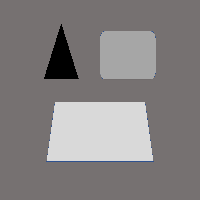
#> input picture images/fourphase1.png, 200 x 200 px
$ python demo2.py   (older library calls are emulated)
#> lines starting #> are read from the running program, lines starting #| are printed output that depends on the picture; after the words box and inside, x2 and y2 are one past the last pixel; in counts of white or black regions, pixels touching at a corner belong together
### multi_phase_Chan_Vese_model/evolution2.py
# -*- coding: utf-8 -*-

from skimage import measure
from utils import *

def evolution(phi_0, I, mu, epsilon, time_step, iters, reinit = False, display = True):
    """
    :param phi_0: level set functions to be updated
    :param I: the input image to be segmented
    :param mu: weight of length term
    :param epsilon: width of Dirac Delta function
    :param time_step: time step
    :param iters: number of iterations
    :param reinit: whether reinitialize the level set
    :param display: whether display the evolution
    """
    phi = phi_0.copy()

    for k in range(iters):
        # display
        if (display):
            plt.ion()
            fig1 = plt.figure(1)
            fig1.clf()
            init_contours1 = measure.find_contours(phi[:,:,0], 0.5)
            init_contours2 = measure.find_contours(phi[:,:,1], 0.5)
            show_image_and_segmentation_all_two(fig1, I, init_contours1,init_contours2)
            fig1.suptitle("demo")
            plt.pause(0.5)
            plt.show()

        phi = multi_phase_Chan_Vese_model_update(phi, I, mu, epsilon, time_step)

        # optional reinitialization.
        if (k % 10 == 0 and reinit):
            for i in range (2):
                sign = np.asarray((phi[:,:,i] > 0), dtype= np.int) - np.asarray((phi[:,:,i] < 0), dtype= np.int)
                [phi_y, phi_x] = np.gradient(phi[:,:,i])
                s = np.sqrt(np.square(phi_x) + np.square(phi_y))
                phi[:,:,i] = phi[:,:,i] + time_step * sign * (1-s)
    return phi

def multi_phase_Chan_Vese_model_update(phi_0, I, mu, epsilon, time_step):
    # four-phase segmented via two level sets
    phase_number = 4
    phi = phi_0.copy()

    diracPhi = Dirac(phi, epsilon)

    # update areaTerm
    areaTerm = compute_areaTerm(phi, I,  epsilon,  phase_number)

    # update lengthTerm
    lengthTerm = compute_lengthTerm_all(phi, mu)

    phi[:, :, 0] = phi[:, :, 0] + time_step * diracPhi[:, :, 0] * (areaTerm[:, :, 0] + lengthTerm[:, :, 0])

    phi[:, :, 1] = phi[:, :, 1] + time_step * diracPhi[:, :, 1] * (areaTerm[:, :, 1] + lengthTerm[:, :, 1])

    return phi

def compute_areaTerm(phi, img, epsilon, phase_number):
    H1 = Heaviside(phi[:, :, 0], epsilon)
    H2 = Heaviside(phi[:, :, 1], epsilon)

    # member function of each level set
    member_function = np.zeros((img.shape[0], img.shape[1], phase_number))
    member_function[:, :, 0] = H1 * H2
    member_function[:, :, 1] = H1 * (1-H2)
    member_function[:, :, 2] = (1-H1) * H2
    member_function[:, :, 3] = (1-H1) * (1-H2)

    # differential of H1 for each member function
    M0H1 = H2
    M1H1 = 1 - H2
    M2H1 = -H2
    M3H1 = -1 + H2
    # differential of H2 for each member function
    M0H2 = H1
    M1H2 = -H1
    M2H2 = 1-H1
    M3H2 = -1 + H1

    C = update_C(img, member_function, phase_number)

    # compute area term for every phi
    areaTerm = np.zeros_like(phi)
    areaTerm[:,:,0] = (-1) * \
                ((img - C[:, :, 0]) * (img - C[:, :, 0]) * M0H1 + (img - C[:, :, 1]) * (img - C[:, :, 1]) * M1H1 +
                 (img - C[:, :, 2]) * (img - C[:, :, 2]) * M2H1 + (img - C[:, :, 3]) * (img - C[:, :, 3]) * M3H1)

    areaTerm[:,:,1] = (-1) * \
                ((img - C[:, :, 0]) * (img - C[:, :, 0]) * M0H2 + (img - C[:, :, 1]) * (img - C[:, :, 1]) * M1H2 +
                 (img - C[:, :, 2]) * (img - C[:, :, 2]) * M2H2 + (img - C[:, :, 3]) * (img - C[:, :, 3]) * M3H2)

    return areaTerm

def update_C (img, member_function, phase):
    C = np.zeros((img.shape[0], img.shape[1], phase))
    for i in range (phase):
        img_sum = np.sum(img * member_function[:, :, i])
        m_sum = np.sum(member_function[:, :, i])
        C[:,:,i] = img_sum / m_sum
    return C

def compute_lengthTerm_all (phi,mu):
    lengthTerm = np.zeros_like(phi)
    lengthTerm[:, :, 0] = compute_lengthTerm(phi[:, :, 0], mu)
    lengthTerm[:, :, 1] = compute_lengthTerm(phi[:, :, 1], mu)
    return lengthTerm

def compute_lengthTerm(phi, mu):
    [phi_y, phi_x] = np.gradient(phi)
    s = np.sqrt(np.square(phi_x) + np.square(phi_y))
    delta = 1e-10
    n_x = phi_x / (s + delta)  # add a small positive number to avoid division by zero
    n_y = phi_y / (s + delta)
    lengthTerm = div(n_x, n_y)
    return mu * lengthTerm

### multi_phase_Chan_Vese_model/utils.py
# -*- coding: utf-8 -*-

import matplotlib.pyplot as plt
import numpy as np
import math

def show_image_and_segmentation_all_two(fig, img, contours_1, contours_2, seeds=None):
    ax2 = fig.add_subplot(111)
    ax2.imshow(img, interpolation='nearest', cmap=plt.cm.gray)
    for n, contour in enumerate(contours_1):
        ax2.plot(contour[:, 1], contour[:, 0], linewidth=1, color='red')
    for n, contour in enumerate(contours_2):
        ax2.plot(contour[:, 1], contour[:, 0], linewidth=1, color='green')
    if (seeds is not None):
        h_idx, w_idx = np.where(seeds[0] > 0)
        ax2.plot(w_idx, h_idx, linewidth=1, color='red')
        h_idx, w_idx = np.where(seeds[1] > 0)
        ax2.plot(w_idx, h_idx, linewidth=1, color='blue')
    ax2.axis('off')

# [15 lines left out: function show_image_and_segmentation_all_three, not called in this run]

def Heaviside (f, epsilon):
    h = 0.5 * (1 + (2 / math.pi) * np.arctan(f / epsilon))
    return h

def Dirac(f, epsilon):
    d = epsilon / (math.pi * (epsilon * epsilon + f * f))
    return d

def div(nx, ny):
    [_, nxx] = np.gradient(nx)
    [nyy, _] = np.gradient(ny)
    return nxx + nyy

### multi_phase_Chan_Vese_model/demo2.py
# -*- coding: utf-8 -*-

'''
This code is the implementation of multi-phase level set in the paper
'A Multiphase Level Set Framework for Image Segmentation Using the Mumford and Shah Model'
In the code, two level sets for segmenting four phases are used.
Note: level set initialization and parameters are set empirically,
      which may need to be modified for different images.
'''

from skimage.io import imread
from skimage.transform import resize
from evolution2 import evolution
from utils import *

img = imread('../images/fourphase1.png', True)
#> img: shape (200, 200) float64; min 0, max 0.851, mean 0.508
img = resize(img, (100, 100))
#> img: shape (100, 100) float64
img = np.interp(img, [np.min(img), np.max(img)], [0, 255])
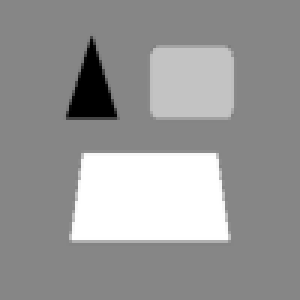
#> img: shape (100, 100) float64 (shown 3 times larger); min 0, max 255, mean 152.2

mu = 0.0165 * 255 * 255
epsilon = 1
time_step = 0.1
iters = 300

phi = np.ones((img.shape[0], img.shape[1], 2))

for i in range (phi.shape[0]):
    for j in range (phi.shape[1]):
        phi[:, :, 0][i, j] = (-1) * np.sqrt(np.square(i - 45) + np.square(j - 30)) + 20
        phi[:, :, 1][i, j] = (-1) * np.sqrt(np.square(i - 45) + np.square(j - 70)) + 20

if __name__ == '__main__':
    phi = evolution(phi, img, mu, epsilon, time_step, iters, reinit = False, display = True)
#> the loop in evolution, `for k in range(iters):` made 300 passes
#> (init_contours1, init_contours2) on passes 2 to 10: (1 point arrays, longest 179 points, 1 point arrays, longest 189 points), (1 point arrays, longest 197 points, 1 point arrays, longest 207 points), (1 point arrays, longest 203 points, 1 point arrays, longest 217 points), (2 point arrays, longest 227 points, 1 point arrays, longest 229 points), (1 point arrays, longest 219 points, 1 point arrays, longest 245 points), (2 point arrays, longest 209 points, 1 point arrays, longest 251 points), (3 point arrays, longest 217 points, 1 point arrays, longest 257 points), (6 point arrays, longest 225 points, 1 point arrays, longest 259 points), (8 point arrays, longest 223 points, 1 point arrays, longest 269 points)
#> pass 1, in evolution, `plt.pause(0.5)`:
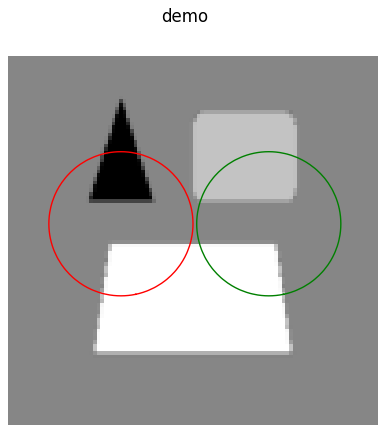
#> figure drawn by matplotlib, 1 panel
#> pass 1, in compute_areaTerm, `C = update_C(img, member_function, phase_number)`:
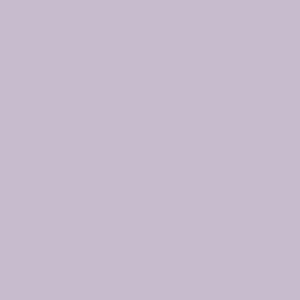
#> C: shape (100, 100, 4) float64 (shown 3 times larger); mean of channels 0, 1, 2, 3 161.5, 141.8, 171.2, 150.6; transparent parts drawn white
#> pass 2, in compute_areaTerm (call 2), `M1H1 = 1 - H2`:
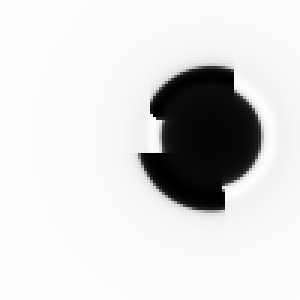
#> M1H1: shape (100, 100) float64 (shown 3 times larger); min 0.00261, max 0.995, mean 0.854

    H1 = phi[:,:,0] > 0
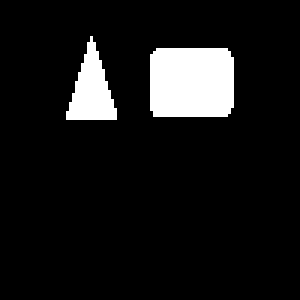
#> H1: shape (100, 100) bool (shown 3 times larger); 8.9% white; 2 white regions, box (x1, y1, x2, y2) and area: (50, 16, 78, 39) 631, (22, 12, 39, 40) 262
    H2 = phi[:,:,1] > 0
#> H2: shape (100, 100) bool; 20.5% white; 2 white regions, box (x1, y1, x2, y2) and area: (24, 51, 77, 80) 1420, (50, 16, 78, 39) 631

    member_function = np.zeros((img.shape[0], img.shape[1], 4))
    member_function[:, :, 0] = H1 * H2
    member_function[:, :, 1] = H1 * (1-H2)
#> member_function: shape (100, 100, 4) float64; mean of channels 0, 1, 2, 3 0.0631, 0.0262, 0, 0
    member_function[:, :, 2] = (1-H1) * H2
#> member_function: shape (100, 100, 4) float64; mean of channels 0, 1, 2, 3 0.0631, 0.0262, 0.142, 0
    member_function[:, :, 3] = (1-H1) * (1-H2)
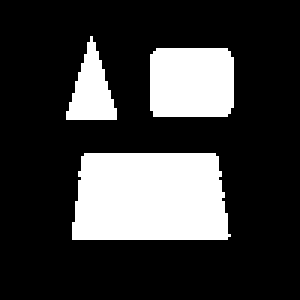
#> member_function: shape (100, 100, 4) float64 (shown 3 times larger); mean of channels 0, 1, 2, 3 0.0631, 0.0262, 0.142, 0.769; transparent parts drawn white

    # show each segmented phase
    for i in range (4):
        fig = plt.figure(2+i)
        ax2 = fig.add_subplot(111)
        ax2.imshow(member_function[:, :, i] * 255)
        ax2.axis('off')
        plt.pause(3)
        plt.show()
#> this loop made 4 passes
#> pass 2, `plt.pause(3)`:
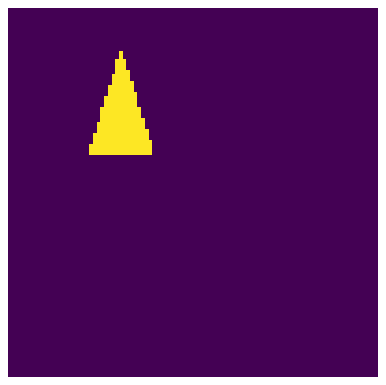
#> figure drawn by matplotlib, 1 panel

$ run again, with images/fourphase2.png copied over images/fourphase1.png
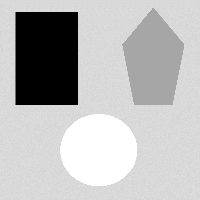
#> input picture images/fourphase2.png, 200 x 200 px
#> img is the input picture: shape (200, 200) float64; min 0, max 1, mean 0.722
#> the loop in evolution, `for k in range(iters):` made 300 passes
#> (init_contours1, init_contours2) on passes 2 to 7: (1 point arrays, longest 155 points, 1 point arrays, longest 175 points), (1 point arrays, longest 147 points, 1 point arrays, longest 199 points), (1 point arrays, longest 155 points, 4 point arrays, longest 215 points), (1 point arrays, longest 157 points, 8 point arrays, longest 223 points), (1 point arrays, longest 157 points, 4 point arrays, longest 227 points), (1 point arrays, longest 157 points, 4 point arrays, longest 219 points)
#> `H1 = phi[:,:,0] > 0`:
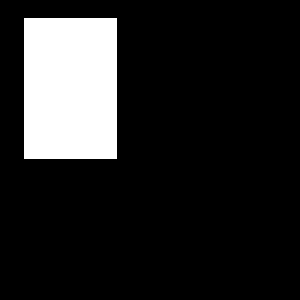
#> H1: shape (100, 100) bool (shown 3 times larger); 14.6% white; 1 white region, box (x1, y1, x2, y2) and area: (8, 6, 39, 53) 1457
#> H2: shape (100, 100) bool; 11.8% white; 9 white regions (6 under 20 px), largest, box (x1, y1, x2, y2) and area: (61, 4, 92, 53) 1073, (48, 39, 52, 52) 46, (7, 51, 39, 53) 32
#> the loop `for i in range (4):` made 4 passes
#> pass 2, `plt.pause(3)`:
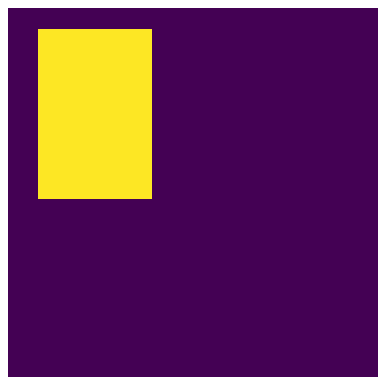
#> figure drawn by matplotlib, 1 panel
